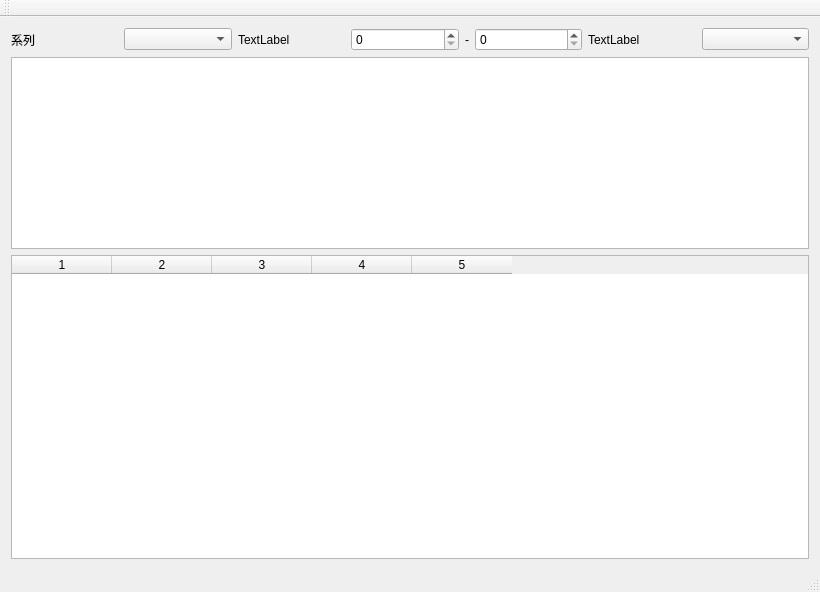
<?xml version="1.0" encoding="UTF-8"?>
<ui version="4.0">
 <class>MainWindow</class>
 <widget class="QMainWindow" name="MainWindow">
  <property name="geometry">
   <rect>
    <x>0</x>
    <y>0</y>
    <width>820</width>
    <height>592</height>
   </rect>
  </property>
  <property name="windowTitle">
   <string>MainWindow</string>
  </property>
  <widget class="QWidget" name="centralWidget">
   <layout class="QGridLayout" name="gridLayout">
    <item row="0" column="1">
     <layout class="QVBoxLayout" name="verticalLayout" stretch="1,0,100">
      <item>
       <layout class="QHBoxLayout" name="horizontalLayout_2">
        <item>
         <widget class="QLabel" name="label">
          <property name="sizePolicy">
           <sizepolicy hsizetype="Expanding" vsizetype="Preferred">
            <horstretch>0</horstretch>
            <verstretch>0</verstretch>
           </sizepolicy>
          </property>
          <property name="text">
           <string>系列</string>
          </property>
         </widget>
        </item>
        <item>
         <widget class="QComboBox" name="comboBox_series">
          <property name="sizePolicy">
           <sizepolicy hsizetype="Expanding" vsizetype="Fixed">
            <horstretch>0</horstretch>
            <verstretch>0</verstretch>
           </sizepolicy>
          </property>
         </widget>
        </item>
        <item>
         <widget class="QLabel" name="label_2">
          <property name="sizePolicy">
           <sizepolicy hsizetype="Expanding" vsizetype="Preferred">
            <horstretch>0</horstretch>
            <verstretch>0</verstretch>
           </sizepolicy>
          </property>
          <property name="text">
           <string>TextLabel</string>
          </property>
         </widget>
        </item>
        <item>
         <widget class="QSpinBox" name="spinBox">
          <property name="sizePolicy">
           <sizepolicy hsizetype="Expanding" vsizetype="Fixed">
            <horstretch>0</horstretch>
            <verstretch>0</verstretch>
           </sizepolicy>
          </property>
         </widget>
        </item>
        <item>
         <widget class="QLabel" name="label_4">
          <property name="sizePolicy">
           <sizepolicy hsizetype="Minimum" vsizetype="Minimum">
            <horstretch>0</horstretch>
            <verstretch>0</verstretch>
           </sizepolicy>
          </property>
          <property name="text">
           <string>-</string>
          </property>
         </widget>
        </item>
        <item>
         <widget class="QSpinBox" name="spinBox_2">
          <property name="sizePolicy">
           <sizepolicy hsizetype="Expanding" vsizetype="Fixed">
            <horstretch>0</horstretch>
            <verstretch>0</verstretch>
           </sizepolicy>
          </property>
         </widget>
        </item>
        <item>
         <widget class="QLabel" name="label_3">
          <property name="sizePolicy">
           <sizepolicy hsizetype="Expanding" vsizetype="Preferred">
            <horstretch>0</horstretch>
            <verstretch>0</verstretch>
           </sizepolicy>
          </property>
          <property name="text">
           <string>TextLabel</string>
          </property>
         </widget>
        </item>
        <item>
         <widget class="QComboBox" name="comboBox_3">
          <property name="sizePolicy">
           <sizepolicy hsizetype="Expanding" vsizetype="Fixed">
            <horstretch>0</horstretch>
            <verstretch>0</verstretch>
           </sizepolicy>
          </property>
         </widget>
        </item>
       </layout>
      </item>
      <item>
       <widget class="QListWidget" name="listWidget_series"/>
      </item>
      <item>
       <widget class="QTableWidget" name="tableWidget">
        <property name="columnCount">
         <number>5</number>
        </property>
        <column/>
        <column/>
        <column/>
        <column/>
        <column/>
       </widget>
      </item>
     </layout>
    </item>
   </layout>
  </widget>
  <widget class="QMenuBar" name="menuBar">
   <property name="geometry">
    <rect>
     <x>0</x>
     <y>0</y>
     <width>820</width>
     <height>23</height>
    </rect>
   </property>
  </widget>
  <widget class="QToolBar" name="mainToolBar">
   <attribute name="toolBarArea">
    <enum>TopToolBarArea</enum>
   </attribute>
   <attribute name="toolBarBreak">
    <bool>false</bool>
   </attribute>
  </widget>
  <widget class="QStatusBar" name="statusBar"/>
 </widget>
 <layoutdefault spacing="6" margin="11"/>
 <resources/>
 <connections/>
</ui>
